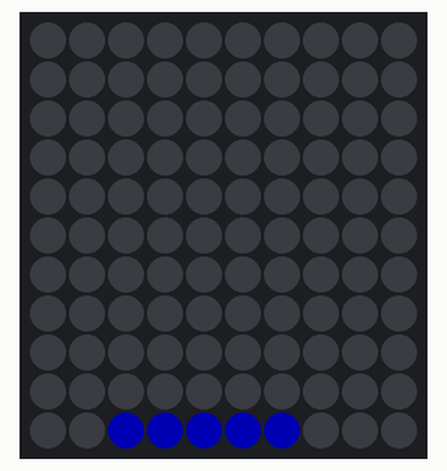
This sketch was run on a simulated Arduino Nano, built with avr-gcc and run on an emulated ATmega328P. Parts: 10×11 RGB LED matrix (first LED top left, wired row by row). Dim RGB values are drawn brighter than linear; what the sketch prints to the serial monitor is not drawn.

Above: at 0.16 s.
At 1.22 s:
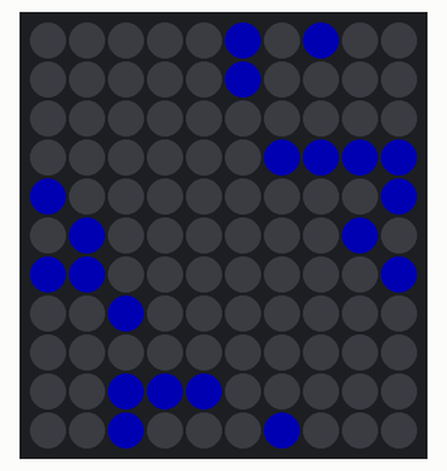
At 2.27 s:
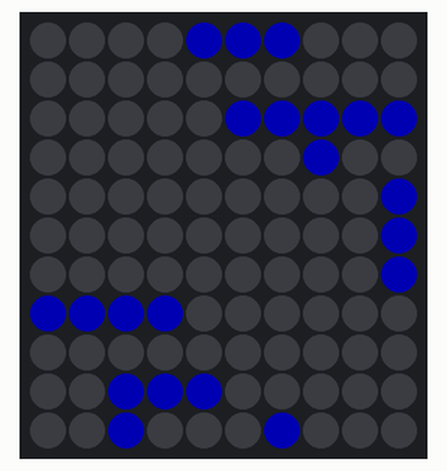
At 3.33 s:
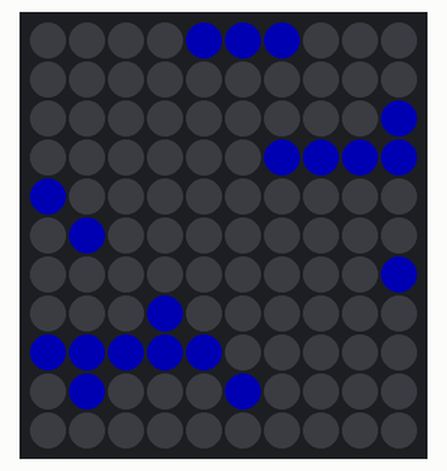
At 4.5 s:
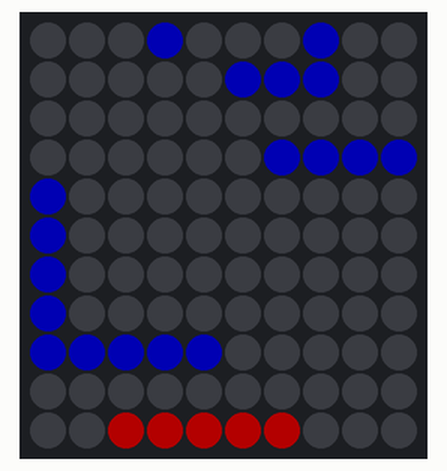
At 6.72 s:
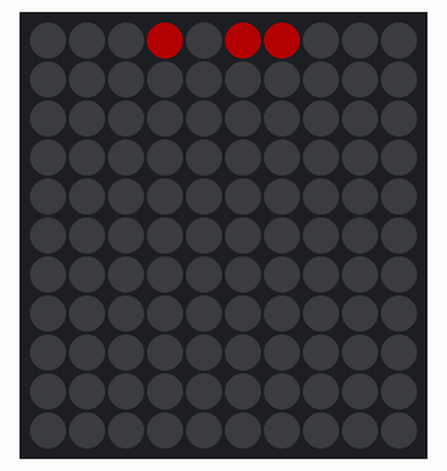

Measured:
- by itself, everything shown: repeats every 6.8 s, in 64 steps

The sketch:

addressable_LED_display_promotion_bbq.ino.ino
```cpp
#include <FastLED.h> // http://fastled.io/docs/3.1/functions.html

#define for_range(counter, lessThan) for (uint8_t counter = 0; counter < lessThan; counter++)

#define WIDTH    10
#define HEIGHT   11
#define BOTTOM   0
#define LEFT     0
#define TOP      (HEIGHT-1)
#define RIGHT    (WIDTH-1)
#define NUM_LEDS (WIDTH*HEIGHT)

#define TOP_ROW    6
#define BOTTOM_ROW 0

#define LED_PIN     2
#define BRIGHTNESS  60 // MAX 38 for 1A for 110 LEDs white, diode on nano USB 5V rated for 1A

#define FPS 10

typedef struct letter {
  uint8_t lines[5];
  uint8_t width;
} letter_t;

#define makeLetter(l1,l2,l3,l4,l5,w) (letter_t){.lines={0b##l1,0b##l2,0b##l3,0b##l4,0b##l5},.width=w}

const letter_t letters[] = {
  makeLetter(101, 101, 111, 101, 010, 3), // A
  makeLetter(110, 101, 110, 101, 110, 3), // B
  makeLetter(011, 100, 100, 100, 011, 3), // C
  makeLetter(110, 101, 101, 101, 110, 3), // D
  makeLetter(111, 100, 110, 100, 111, 3), // E
  makeLetter(100, 100, 110, 100, 111, 3), // F
  makeLetter(0111, 1001, 1011, 1000, 0111, 4), // G
  makeLetter(101, 101, 111, 101, 101, 3), // H
  makeLetter(111, 010, 010, 010, 111, 3), // I
  makeLetter(011, 101, 001, 001, 011, 3), // J
  makeLetter(1001, 1010, 1100, 1010, 1001, 4), // K
  makeLetter(111, 100, 100, 100, 100, 3), // L
  makeLetter(10001, 10001, 10101, 11011, 10001, 5), // M
  makeLetter(10001, 10011, 10101, 11001, 10001, 5), // N
  makeLetter(010, 101, 101, 101, 010, 3), // O
  makeLetter(100, 100, 110, 101, 110, 3), // P
  makeLetter(01101, 10010, 10101, 10001, 01110, 5), // Q
  makeLetter(1001, 1010, 1110, 1001, 1110, 4), // R
  makeLetter(1110, 0001, 0110, 1000, 0111, 4), // S
  makeLetter(010, 010, 010, 010, 111, 3), // T
  makeLetter(111, 101, 101, 101, 101, 3), // U
  makeLetter(010, 101, 101, 101, 101, 3), // V
  makeLetter(10001, 11011, 10101, 10001, 10001, 5), // W
  makeLetter(101, 101, 010, 101, 101, 3), // X
  makeLetter(010, 010, 010, 101, 101, 3), // Y
  makeLetter(11111, 01000, 00100, 00010, 11111, 5), // Z
  makeLetter(0, 0, 0, 0, 0, 1), // SPACE
  makeLetter(000, 010, 111, 010, 000, 3), // +
  makeLetter(010, 000, 011, 001, 111, 3) // ?
};

#define A (letters[0])
#define C (letters[1])
#define J (letters[2])
#define K (letters[3])
#define QM (letters[4])
#define getSymbol(c) ((c)==' ' ? letters[26] : ((c)=='+' ? letters[27] : letters[28]))
#define getLetter(c) ((c)>='a'&&(c)<='z' ? letters[(c)-'a'] : getSymbol(c))

const String topString = "wine +";
const String bottomString = "cheese";

CRGB leds[NUM_LEDS];
#define xy(x,y) ((x)%2 ? (HEIGHT*((x)+1))-(y)-1 : (y)+(HEIGHT*(x))) // serpentine layout, origin at bottom left
#define led(x,y) leds[xy(x,y)]

CRGB on = CRGB::Red;
CRGB off = CRGB::Black;
#define ledOn(x,y) led(x,y)=on
#define ledOff(x,y) led(x,y)=off
#define isLedOn(x,y) led(x,y)!=off
#define isLedOff(x,y) led(x,y)==off

volatile int16_t activePosX = 0;
volatile int16_t activePosY = 0;

void clearLeds(void) {
  for_range(i, NUM_LEDS) {
    leds[i] = off;
  }
}

void setup() {
  Serial.begin(115200);
  FastLED.addLeds<WS2811, LED_PIN, GRB>(leds, NUM_LEDS);
  randomSeed(analogRead(0));
  FastLED.setBrightness(BRIGHTNESS);
  activePosY = 3;
  activePosX = WIDTH;
}

void drawLetter(char c, int16_t x, int16_t y, CRGB colour) {
  letter_t letter = getLetter(c);
  int16_t drawX, drawY;
  on = colour;

  for_range(column, letter.width) {
    for_range(line, 5) {
      if (letter.lines[line] & (1 << column)) {
        drawX = x + letter.width - 1 - column;
        drawY = y + line;

        if (drawX >= LEFT && drawX <= RIGHT && drawY >= BOTTOM && drawY <= TOP) {
          ledOn(drawX, drawY);
        }
      }
    }
  }
}

void drawString(String s, int16_t x, int16_t y, CRGB colour) {
  int16_t currentX = x;
  uint8_t currentIndex = 0;
  char currentChar = s[0];

  while (currentChar != '\0') {
    Serial.println(currentChar);

    drawLetter(currentChar, currentX, y, colour);

    currentX += getLetter(currentChar).width + 1;

    currentIndex++;
    currentChar = s[currentIndex];
  }
}

uint16_t stringWidth(String s) {
  uint8_t currentIndex = 0;
  char currentChar = s[0];
  letter_t * letter_p;
  uint16_t total = 0;

  while (currentChar != '\0') {
    total += getLetter(currentChar).width + 1;
    currentIndex++;
    currentChar = s[currentIndex];
  }

  return total - 1;
}

int16_t promotion_width = ((int16_t)(stringWidth("promotion")));
int16_t bbq_width = ((int16_t)(stringWidth("bbq")));
int16_t total_width = promotion_width + 1 + bbq_width;
unsigned int start;
void loop() {
  activePosX = WIDTH;

  do {
    start = millis();

    clearLeds();

    drawString("promotion", activePosX, HEIGHT / 2 - 2, CRGB::Blue);
    drawString("bbq", activePosX + promotion_width + 1, HEIGHT / 2 - 2, CRGB::Red);

    FastLED.show();

    Serial.println();

    delay(1000 / FPS);

    activePosX--;
  } while (activePosX > -total_width);
}
```
